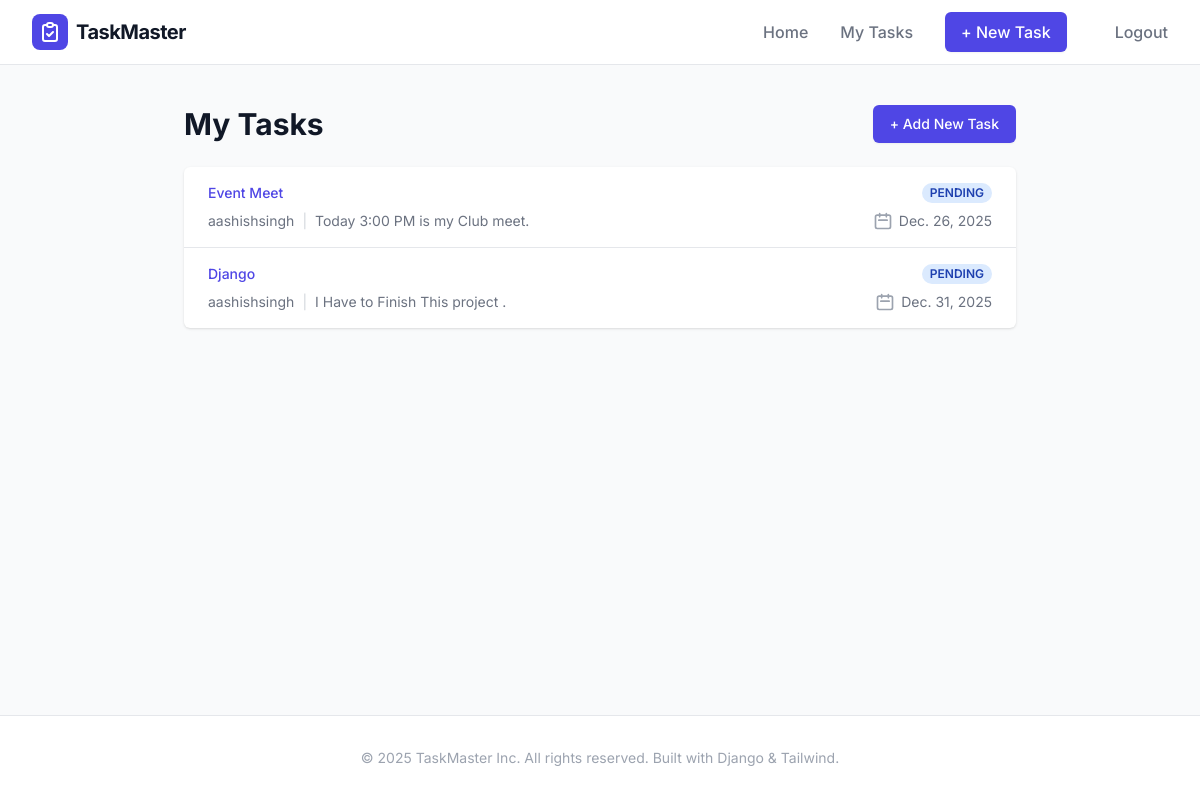
The app's page /task/ (signed in), older data.
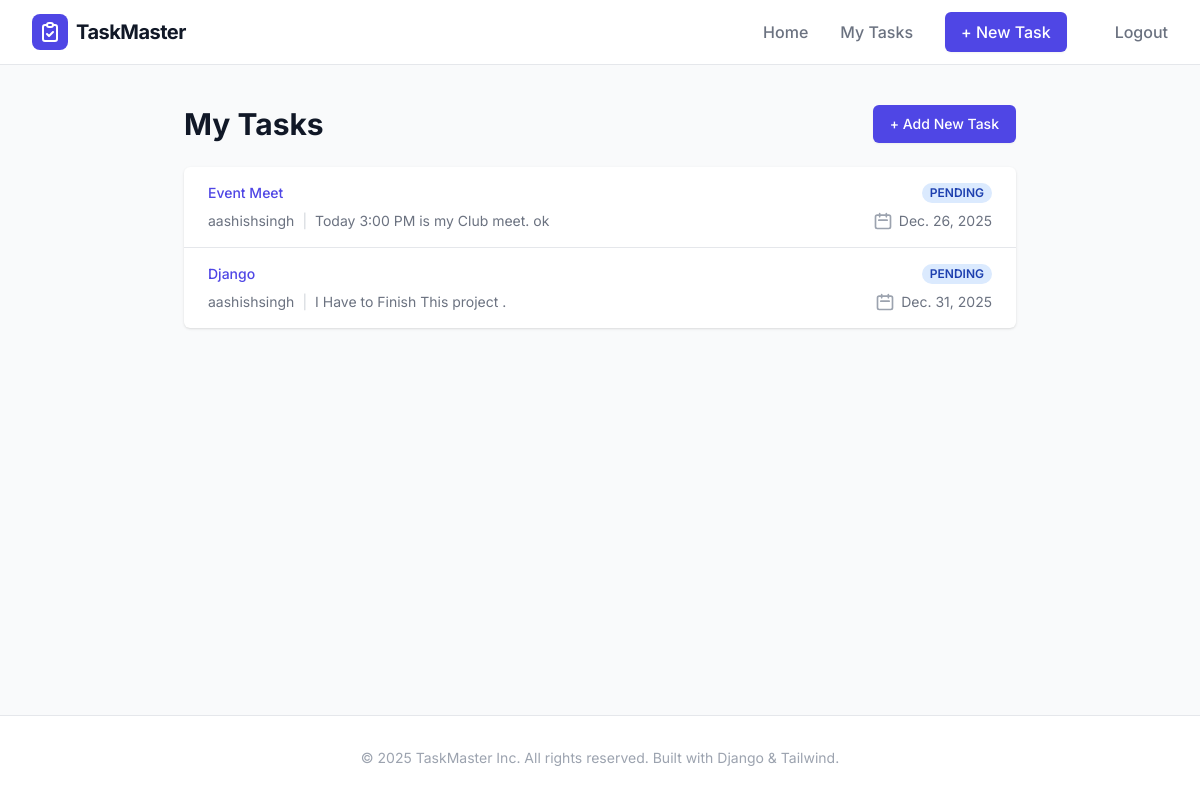
The same page, newer data.
### tasks/models.py (models this page shows, shortened)
class Tasks(models.Model):
    title=models.CharField(max_length=100)
    description=models.TextField()
    CHOICES=[
        ("PENDING",'Pending'),
        ('DONE','Done'),
        ('NOT_DONE','Not Done'),
    ]
    status=models.CharField(max_length=20,choices=CHOICES,default='PENDING')
    owner=models.ForeignKey(get_user_model(),on_delete=models.CASCADE)
    due_date=models.DateField(null=True,blank=True)
    """Get absolute is very useful. for the detail page if we ever
    change the url it automatically changes all the urls for it and we can use
    name.get_absolute_url in templates for easy url access
    """

### tasks/views.py (the view)
# urls.py: path('task/',TaskView.as_view(),name='task'),
class TaskView(ListView):
    model=Tasks
    template_name='task.html'
    context_object_name='tasks'
    def get_queryset(self):
        return Tasks.objects.filter(owner=self.request.user)

### Templates/task.html
{% extends 'base.html' %} {% block content %}
<div class="max-w-4xl mx-auto px-4 sm:px-6 lg:px-8 py-10">
  <div class="md:flex md:items-center md:justify-between mb-6">
    <div class="flex-1 min-w-0">
      <h2
        class="text-2xl font-bold leading-7 text-gray-900 sm:text-3xl sm:truncate"
      >
        My Tasks
      </h2>
    </div>
    <div class="mt-4 flex md:mt-0 md:ml-4">
      <a
        href="{% url 'task_create' %}"
        class="ml-3 inline-flex items-center px-4 py-2 border border-transparent rounded-md shadow-sm text-sm font-medium text-white bg-indigo-600 hover:bg-indigo-700 focus:outline-none focus:ring-2 focus:ring-offset-2 focus:ring-indigo-500"
      >
        + Add New Task
      </a>
    </div>
  </div>
  <div class="bg-white shadow overflow-hidden sm:rounded-md">
    <ul class="divide-y divide-gray-200">
      {% for task in tasks %}
      <li class="hover:bg-gray-50 transition duration-150 ease-in-out">
        <a
          href="{% url 'task_detail' task.pk %}"
          class="block focus:outline-none"
        >
          <div class="px-4 py-4 sm:px-6">
            <div class="flex items-center justify-between">
              <p class="text-sm font-medium text-indigo-600 truncate">
                {{ task.title }}
              </p>
              <div class="ml-2 flex-shrink-0 flex">
                <p
                  class="px-2 inline-flex text-xs leading-5 font-semibold rounded-full bg-blue-100 text-blue-800"
                >
                  {{ task.status }}
                </p>
              </div>
            </div>
            <div class="mt-2 sm:flex sm:justify-between">
              <div class="sm:flex">
                <p class="flex items-center text-sm text-gray-500">
                  {{ task.owner }}
                  <span class="mx-2 text-gray-300">|</span>
                  {{ task.description }}
                </p>
              </div>
              <div class="mt-2 flex items-center text-sm text-gray-500 sm:mt-0">
                <svg
                  class="flex-shrink-0 mr-1.5 h-5 w-5 text-gray-400"
                  fill="none"
                  viewBox="0 0 24 24"
                  stroke="currentColor"
                >
                  <path
                    stroke-linecap="round"
                    stroke-linejoin="round"
                    stroke-width="2"
                    d="M8 7V3m8 4V3m-9 8h10M5 21h14a2 2 0 002-2V7a2 2 0 00-2-2H5a2 2 0 00-2 2v12a2 2 0 002 2z"
                  />
                </svg>
                <p>
                  {{ task.due_date }}
                </p>
              </div>
            </div>
          </div>
        </a>
      </li>
      {% empty %}
      <li class="px-4 py-8 text-center text-gray-500">No tasks available.</li>
      {% endfor %}
    </ul>
  </div>
</div>
{% endblock %}

Row changes from the older to the newer data that the page shows:
changed Tasks "Event Meet": description "Today 3:00 PM is my Club meet." → "Today 3:00 PM is my Club meet. ok"
